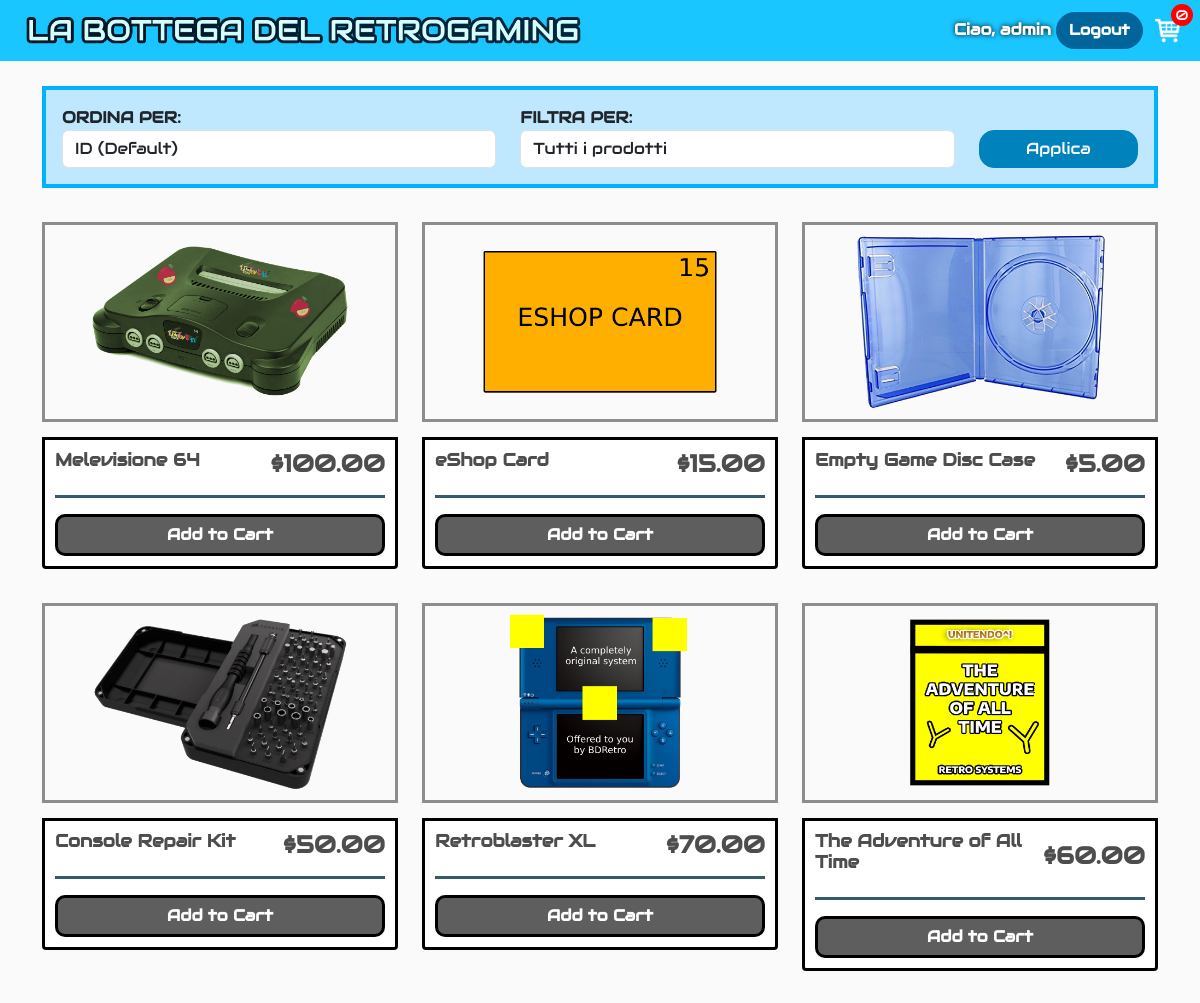
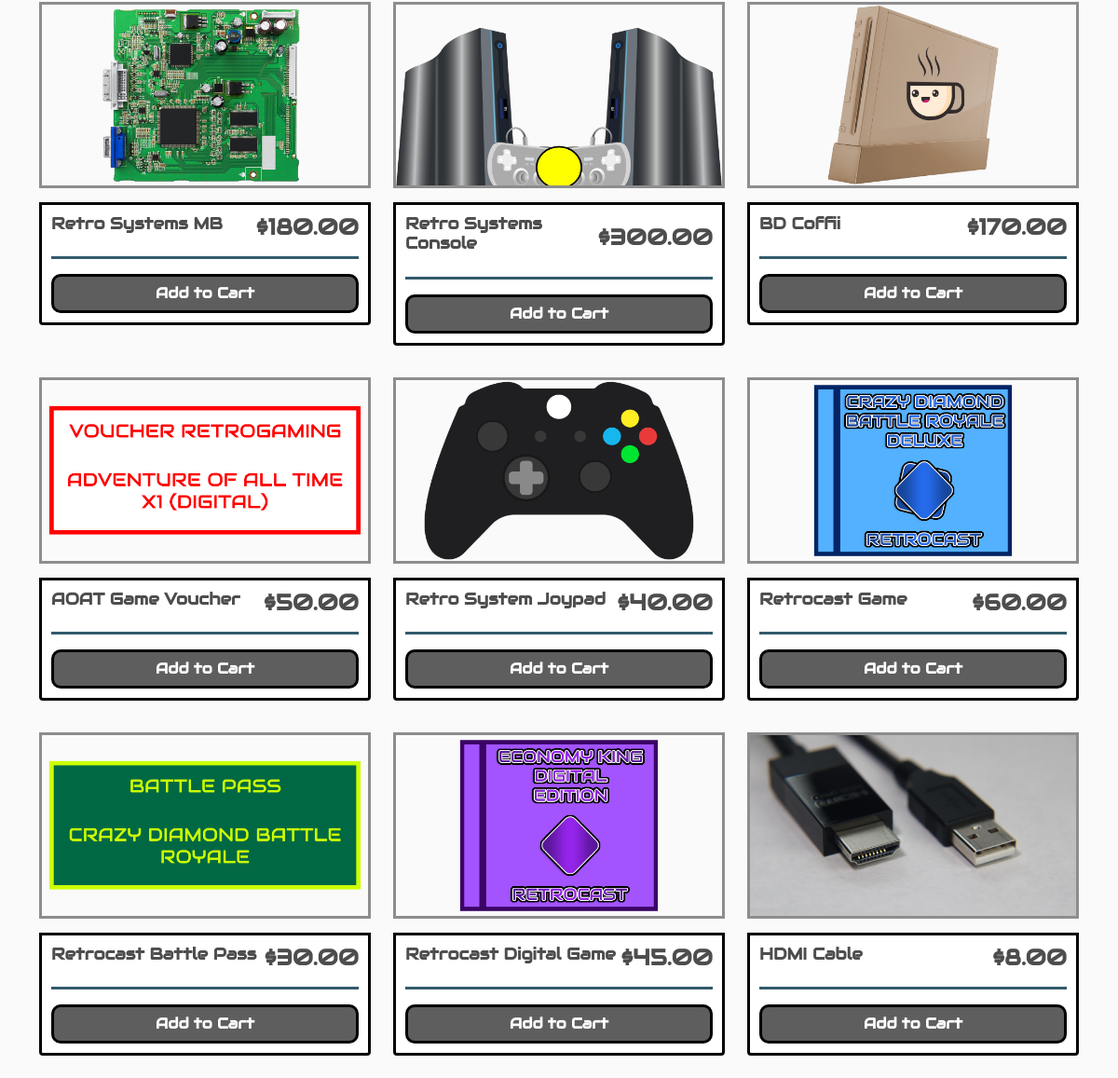
The page / (signed in) on the database its author committed (2 pictures, top to bottom).
### user_management/models.py (models this page shows, shortened)
class CustomUser(AbstractUser):
    ADMIN = 'ADMIN'
    CUSTOMER = 'CUSTOMER'
    USER_TYPE_CHOICES = (
        (ADMIN, 'Admin'),
        (CUSTOMER, 'Customer'),
    )
    user_type = models.CharField(
        max_length=10,
        choices=USER_TYPE_CHOICES,
        default=CUSTOMER
    )
    name = models.CharField("Nome visualizzato", max_length=200, blank=True, null=True)
    email = models.CharField(max_length=254, blank=True, verbose_name='email address')
    def __str__(self):
        if self.name:
            return self.name
        return self.username

### bottega_retrogaming/models.py (models this page shows, shortened)
class Product(models.Model):
    name = models.CharField(max_length=200)
    price = models.DecimalField(max_digits=10, decimal_places=2)
    digital = models.BooleanField(default=False, null=True, blank=True)
    image = models.ImageField(null=True, blank=True)
    @property
    def imageUrl(self):
        try:
            url = self.image.url
        except:
            url = ''
        return url

### bottega_retrogaming/views.py (the view)
# urls.py: path('', StoreView.as_view(), name="store"),
class StoreView(ListView):
    model = Product
    template_name = 'bottega_retrogaming/store.html'
    context_object_name = 'products'
    def get_queryset(self):
        queryset = super().get_queryset().order_by()
        sort_option = self.request.GET.get('sort', 'default')
        digital_filter = self.request.GET.get('digital', '')
        if digital_filter == 'yes':
            queryset = queryset.filter(digital=True)
        elif digital_filter == 'no':
            queryset = queryset.filter(digital=False)
        if sort_option == 'price_asc':
            queryset = queryset.order_by('price')
        elif sort_option == 'price_desc':
            queryset = queryset.order_by('-price')
        elif sort_option == 'name_asc':
            queryset = queryset.order_by(Lower('name'))
        elif sort_option == 'name_desc':
            queryset = queryset.order_by(Lower('name').desc())
        else: # Ordinamento di default per ID
            queryset = queryset.order_by('id')
        return queryset
    def get_context_data(self, **kwargs):
        context = super().get_context_data(**kwargs)
        data = cartData(self.request)
        context['cartItems'] = data['cartItems']
        return context

### bottega_retrogaming/models.py (called while the page is built)
    @property
    def get_cart_items(self):
        orderitems = self.orderitem_set.all()
        total = sum(item.quantity for item in orderitems)
        return total

### bottega_retrogaming/utils.py (called while the page is built)
def cartData(request):
    if request.user.is_authenticated:
        customer = request.user
        try:
            order = Order.objects.get(customer=customer, complete=False)
        except Order.DoesNotExist:
            order, created = Order.objects.get_or_create(customer=customer, complete=False)
        items = order.orderitem_set.all()
        cartItems = order.get_cart_items
    else:
        cookieData = cookieCart(request)
        cartItems = cookieData['cartItems']
        order = cookieData['order']
        items = cookieData['items']
    return {'cartItems': cartItems, 'order': order, 'items': items}

### bottega_retrogaming/templates/bottega_retrogaming/store.html (shortened to what this page needs)
{% extends 'bottega_retrogaming/main.html' %}
{% load static %}
{% block content %}
    <div class="p-3 filter-container mb-4">
        <form method="GET" action="{% url 'store' %}">
            <div class="row align-items-end">
                <div class="col-lg-5 col-md-12 mb-3 mb-lg-0">
                    <label for="sort-select" style="font-weight: bold;">ORDINA PER:</label>
                    <select name="sort" class="form-control" id="sort-select">
                        <option value="default" {% if not request.GET.sort or request.GET.sort == 'default' %}selected{% endif %}>ID (Default)</option>
                    </select>
                </div>
                <div class="col-lg-5 col-md-12 mb-3 mb-lg-0">
                    <label for="filter-select" style="font-weight: bold;">FILTRA PER:</label>
                    <select name="digital" class="form-control" id="filter-select">
                        <option value="" {% if not request.GET.digital %}selected{% endif %}>Tutti i prodotti</option>
                    </select>
                </div>
                <div class="col-lg-2 col-md-12">
                    <button type="submit" class="btn btn-dark w-100 btn-apply">Applica</button>
                </div>
            </div>
        </form>
    </div>
    <div class="row">
        {% for product in products %}
            <div class="col-lg-4 mb-4">
                <img class="thumbnail" src="{{ product.imageUrl }}" alt="image_cell">
                <div class="box-element product">
                    <div class="product-header">
                        <h6><strong>{{ product.name }}</strong></h6>
                        <h4 class="mb-0"><strong>${{ product.price|floatformat:2 }}</strong></h4>
                    </div>
                    <hr>
                    <button
                            data-product="{{ product.id }}"
                            data-action="add"
                            class="btn btn-outline-secondary add-btn update-cart w-100">Add to Cart
                    </button>
                </div>
            </div>
        {% endfor %}
    </div>
{% endblock content %}

### bottega_retrogaming/templates/bottega_retrogaming/main.html (shortened to what this page needs)
<!DOCTYPE html>
{% load static %}
<html lang="en">
<head>
    <link href="https://cdn.jsdelivr.net/npm/bootstrap@5.3.7/dist/css/bootstrap.min.css"
          rel="stylesheet"
>
    <link rel="stylesheet" type="text/css" href="{% static 'css/main.css' %}">
</head>
<body>
<nav class="navbar navbar-expand-lg navbar-dark bg-dark">
    <div class="container-fluid"><a class="navbar-brand" href="{% url 'store' %}">
        <img src="{% static 'images/bdretro_logo.png' %}" alt="Logo" class="logo-navbar">
    </a>
        <div class="collapse navbar-collapse" id="navbarSupportedContent">
            {% url 'login' as login_url %}
            <div class="form-inline my-2 my-lg-0 {% if request.path == login_url %}d-none{% endif %}">
                {% if user.is_authenticated %}
                    <span class="navbar-text mr-3">Ciao, {{ user.username }}</span>
                    <form method="post" action="{% url 'logout' %}" style="display: inline;">
                        <button type="submit" class="btn btn-logout">Logout</button>
                    </form>
                {% else %}
                    <a href="{% url 'login' %}" class="btn btn-login">Login</a>
                {% endif %}
                <a href="{% url 'cart' %}">
                    <img id="cart-icon" src="{% static 'images/cart.png' %}" alt="cart-icon">
                </a>
                <p id="cart-total">{{ cartItems }}</p>
            </div>
        </div>
    </div>
</nav>
<div class="container">
    {% block content %}
    {% endblock content %}
</div>
</body>
</html>

### static/css/main.css (style rules this page uses)
body { background-color: hsl(0, 0%, 98%); font-family: 'Audiowide', sans-serif; }
h1, h2, h3, h4, h5, h6 { color: hsl(0, 0%, 30%); }
.filter-container { margin-top: 25px; background-color: #bfe8ff; border: 4px solid #00b1ff; }
.btn-apply { border-radius: 15px; background-color: #0082bc; border-color: #0082bc; }
.box-element { border: solid black; background-color: #fff; border-radius: 4px; padding: 10px; }
.thumbnail { width: 100%; height: 200px; border: solid #8e8d8d; margin-bottom: 15px; }
.product { border-radius: 0 0 4px 4px; }
.product-header { display: flex; justify-content: space-between; align-items: center; }
.product-header h6 { font-size: 1.1rem; }
.product hr { opacity: 80%; border: 0; border-top: 3px solid #003347; }
.product .update-cart { background-color: #5e5e5e; color: #ffffff; font-weight: bold; border-color: black; border-radius: 10px; border-width: 3px; }
.bg-dark { background-color: #1ac6ff !important; }
.logo-navbar { height: 35px; width: auto; vertical-align: middle; margin-right: 8px; }
#cart-icon { width: 25px; display: inline-block; margin-left: 15px; position: relative; left: -8px; }
#cart-total { position: absolute; right: 7px; top: 4px; display: flex; justify-content: center; align-items: center; color: #fff; background-color: red; width: 22px; height: 22px; border-radius: 50%; font-size: 14px; }
.btn-login, .btn-logout { border-radius: 25px; background-color: #01649b; border-color: #01649b; color: #ffffff; font-size: 15px; font-weight: bold; }
.navbar-text { color: white; text-shadow: 0 0 5px #000; font-weight: 700; }
.col-lg-4, .col-lg-6, .col-lg-8, .col-lg-12 { margin-top: 10px; }

### rows shown on the page
CustomUser: username "admin"
Product: imageUrl (picture), name "Melevisione 64", price "100.00"
Product: imageUrl (picture), name "eShop Card", price "15.00"
Product: imageUrl (picture), name "Empty Game Disc Case", price "5.00"
Product: imageUrl (picture), name "Console Repair Kit", price "50.00"
Product: imageUrl (picture), name "Retroblaster XL", price "70.00"
Product: imageUrl (picture), name "The Adventure of All Time", price "60.00"
Product: imageUrl (picture), name "Retro Systems MB", price "180.00"
Product: imageUrl (picture), name "Retro Systems Console", price "300.00"
Product: imageUrl (picture), name "BD Coffii", price "170.00"
Product: imageUrl (picture), name "AOAT Game Voucher", price "50.00"
Product: imageUrl (picture), name "Retro System Joypad", price "40.00"
Product: imageUrl (picture), name "Retrocast Game", price "60.00"
Product: imageUrl (picture), name "Retrocast Battle Pass", price "30.00"
Product: imageUrl (picture), name "Retrocast Digital Game", price "45.00"
Product: imageUrl (picture), name "HDMI Cable", price "8.00"

### other values the page prints
{{ cartItems }} "0"
